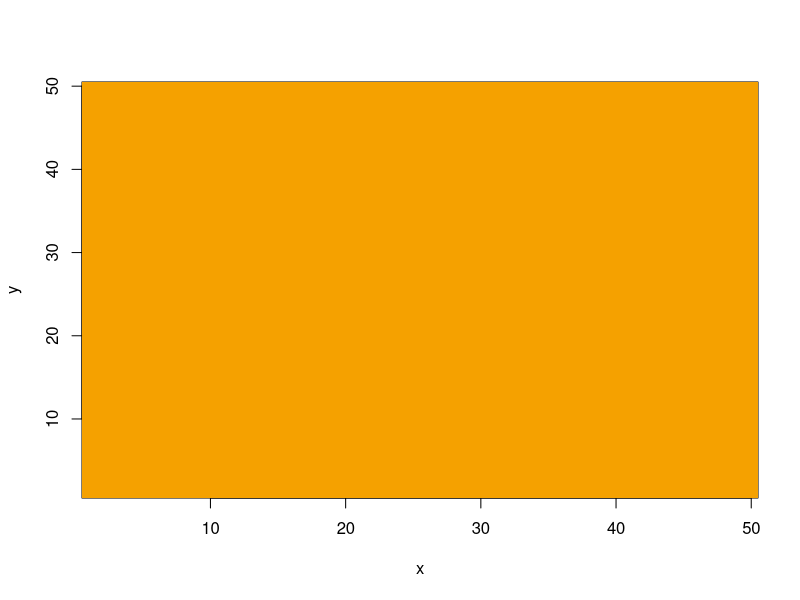
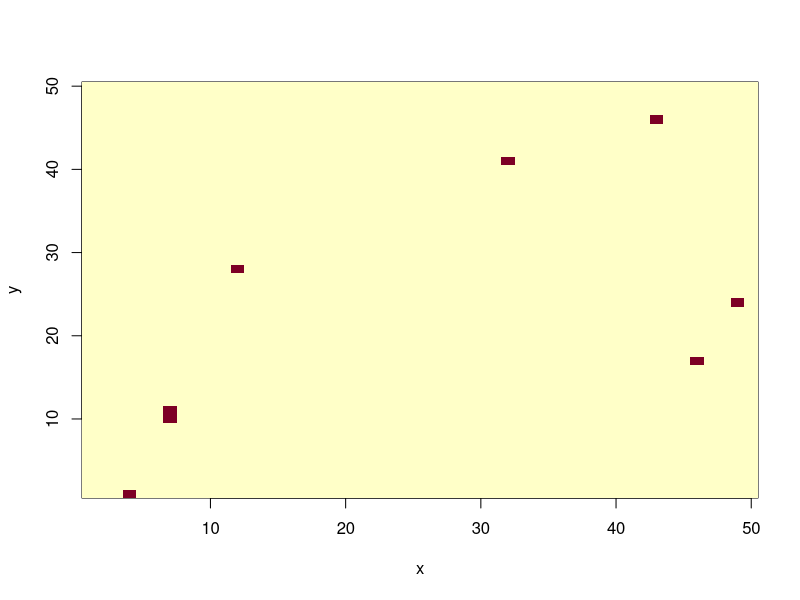
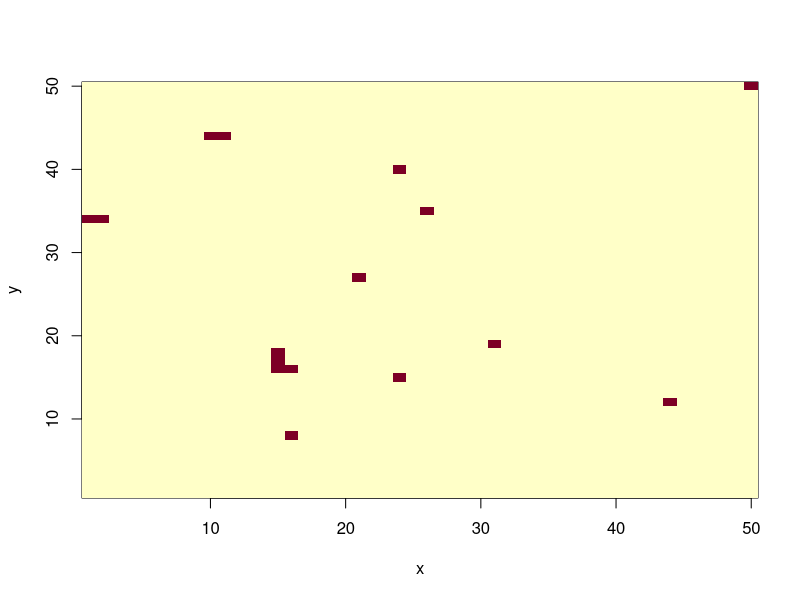
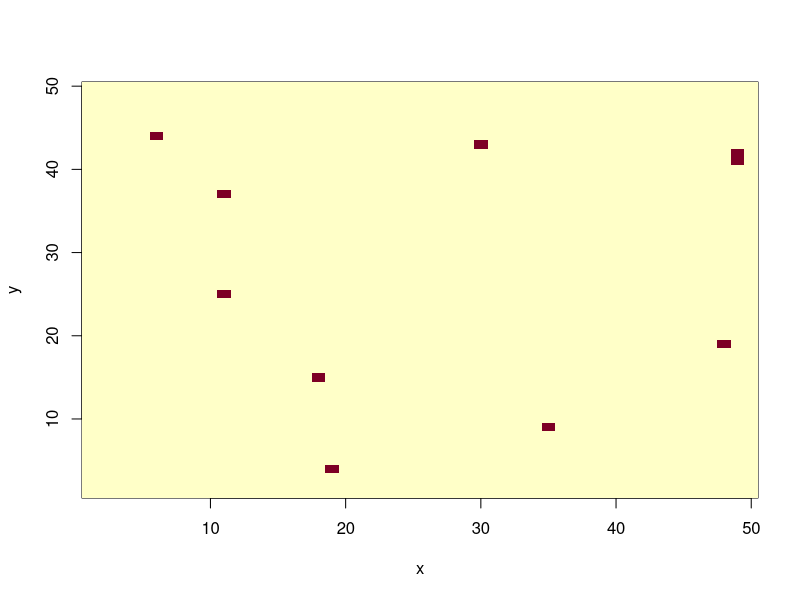
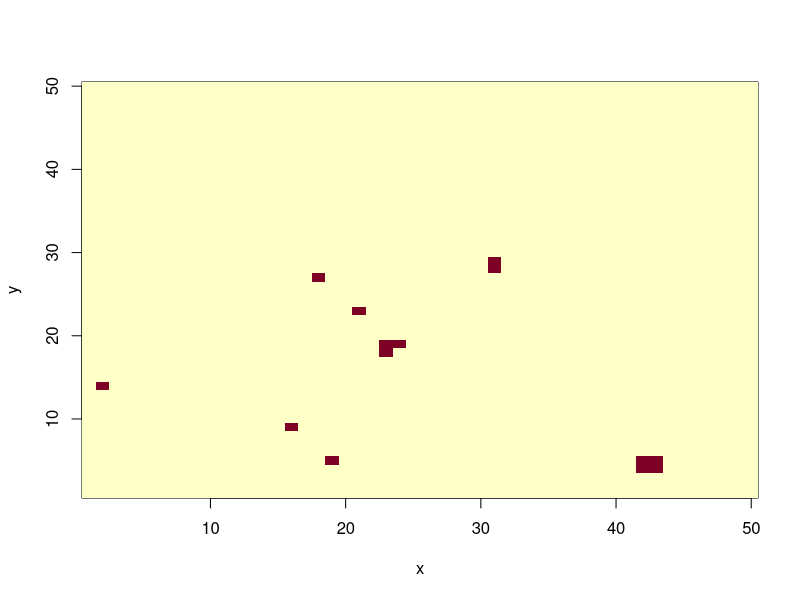
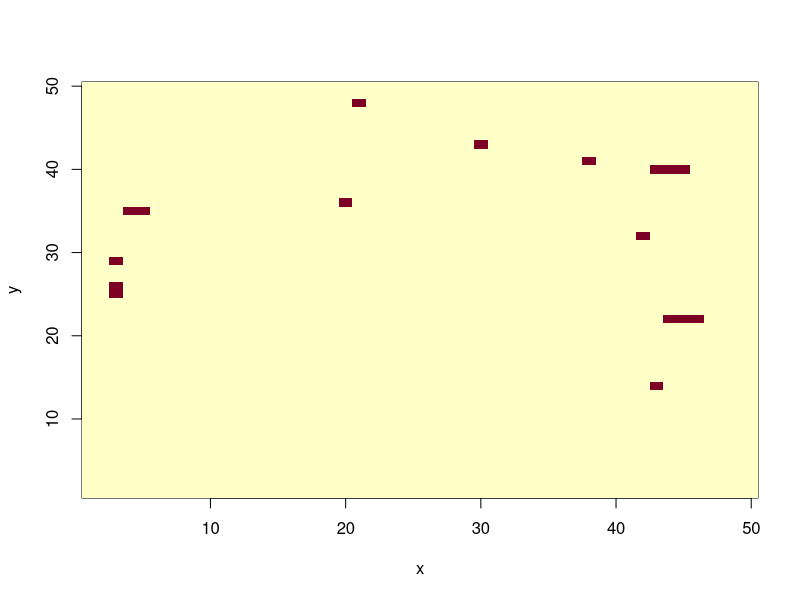
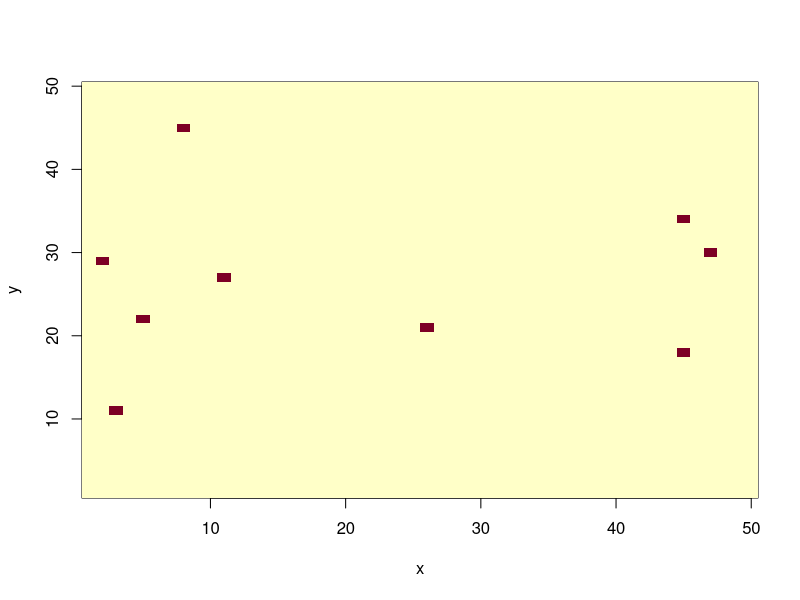
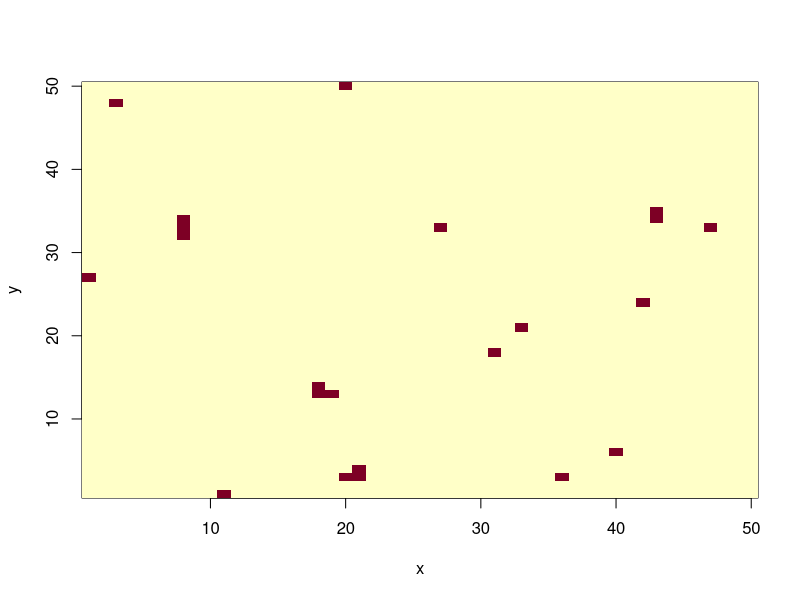

The R source for these figures, in order: (Note: a time limit stopped this script after it produced the figures.)
######################################################
### Numerical Simulation of the Ising model        ###
### by Markus Kirkines                             ###
### WT 2017 University of Bonn                     ###
### Computational Physics Course                   ###
######################################################


### set numerical and physical parameters

mc_steps <- 1500   ### 1 MC-Step is N^2 (possible spin-flip) steps
dim_N <- 50        ### dimension of the lattice N^2
J <- 1             ### coupling strength of Hamiltonian (J>0: ferromagnetic behaviour)
k_b <- 1           ### boltzmann constant
T_start <- 1.4     ### start temperature
T_end <- 3.2       ### end temperature
step_size <- 0.025 ### temperature step
iterations <- (T_end-T_start)/step_size ### number of iterations of the main loop
beta <- 1/(k_b*T_start) ### reciprocal temperature

### This function calculates the value of the Energy
### for a given spin.
### The boundary conditions for the nearest neighbours 
### are implemented via the differt if-conditions.
get_spin_energy <- function(mat,i,j){ 
	if(!is.matrix(mat)){
		stop("Argument must be a matrix")
	} else if (i==1 && j==1){
		x=(mat[i+1,j]+mat[i,j+1]+mat[dim_N,j]+mat[i,dim_N])
	} else if (i==dim_N && j==dim_N){
		x=(mat[i-1,j]+mat[i,j-1]+mat[1,j]+mat[i,1])
	} else if (i==dim_N && j==1){
		x=(mat[i-1,j]+mat[i,j+1]+mat[1,j]+mat[i,dim_N])
	} else if (i==1 && j==dim_N){
		x=(mat[i+1,j]+mat[i,j-1]+mat[i,1]+mat[dim_N,j])
	} else if (i==1){
		x=(mat[i+1,j]+mat[i,j+1]+mat[i,j-1]+mat[dim_N,j])
	} else if (i==dim_N){
		x=(mat[i-1,j]+mat[i,j+1]+mat[i,j-1]+mat[1,j])
	} else if (j==1){
		x=(mat[i+1,j]+mat[i-1,j]+mat[i,j+1]+mat[i,dim_N])
	} else if (j==dim_N){
		x=(mat[i+1,j]+mat[i-1,j]+mat[i,j-1]+mat[i,1])
	} else {
		x=(mat[i+1,j]+mat[i-1,j]+mat[i,j-1]+mat[i,j+1])
	}
	return(J*mat[i,j]*x)
}

### This function calculates the total energy 
### of the spin configuration.
### All spin energies are added up and then divided by 4 
### (because of 4 nearest neighbours) and by the number of
### spin particles N².
get_total_energy <-function(mat){
  total <- 0
  for(i in 1:dim_N){
    for(j in 1:dim_N){
      total = total - get_spin_energy(mat,i,j)
    }
  }
  return(total/dim_N^2/4)
}

### This function calculates the absolute value of the 
### magnetisation per spin.
### All the spins are added up and the sum is divided
### by the total number of spin particles N².
get_mag_per_s <- function(mat){
  mag <- 0
  mag = sum(mat)
  mag = abs(mag)
  return(1/dim_N^2*mag)
}

### Hot Spin configuration:
### This function randomly sets up the spins in the lattice with
### values either 1 or -1
init_spin_config_hot <- function(mat){
  for(i in 1:dim_N){
    for(j in 1:dim_N){
      if(runif(n=1,min=-1,max=1)>=0){
        mat[i,j]<- 1
      } else{
        mat[i,j]<- -1
      }
    }
  }
  return(mat)
}

### Cold Spin configuration:
### This function sets up the spins in the lattice all 
### facing in one direction.
init_spin_config_cold <- function(mat){
  for(i in 1:dim_N){
    for(j in 1:dim_N){
      mat[i,j]=-1
    }
  }
  return(mat)
}

####################
### MAIN PROGRAM ###
####################
lattice <- array(rep(0,dim_N^2), dim=c(dim_N,dim_N)) ### initialize matrix
lattice <- init_spin_config_cold(lattice) ### write all alligned spins into matrix
mag_list <- rep(0,iterations) ### create lists to safe magnetization
ene_list <- rep(0,iterations) ### and energies.
x <- (1:nrow(lattice)) ### put the lattice dimensions as an array
y <- (1:ncol(lattice)) ### for better plotting

### Print the image of the initialized lattice
image(x,y,lattice)
ptm <- proc.time() ### The current time is saved in ptm
pb <- txtProgressBar(min = 0, max = iterations, style = 3) ### set up a progress bar
for (tmp in 1:iterations){ ### MAIN LOOP (iterating over different temperatures)
  T_current <- T_start+(tmp-1)*step_size ### calculate the current temperature
  beta <- 1/(k_b*T_current) ### update beta
  for (step in 1:mc_steps){ ### simulation loop for a single temperature
    for (count in 1:dim_N^2){ ### each step runs N² times
      i <- round(sample(1:dim_N,1)) ### get random coordinates
      j <- round(sample(1:dim_N,1))
      delta_E<-2*get_spin_energy(lattice,i,j) ### calculate possible energy difference
      if (delta_E < 0){ ### check if spin has to be flipped
        lattice[i,j]=-lattice[i,j]
      } else if (exp(-delta_E*beta) >= runif(n=1,min=0,max=1)) {
        lattice[i,j]=-lattice[i,j]
      }
    }
    if (step %% 50 == 0){
      image(x,y,lattice) ### show current lattice
    }
  }
  mag_list[tmp]=get_mag_per_s(lattice) ### save current maginization
  ene_list[tmp]=get_total_energy(lattice) ### and energy to their lists
  lattice <- init_spin_config_cold(lattice) ### reinitialize lattice for the next run
  setTxtProgressBar(pb, tmp) ### update progressbar
}
close(pb) ### close progressbar
print(proc.time() - ptm) ### get elapsed time and print it

### Plot Magnetization and Energy vs Temperaure and write data to file
ttemp <- (1:iterations)
ttemp = T_start+(ttemp-1)*step_size
plot(ttemp,mag_list, xlab = "Temperature",ylab = "Magnetization |m|")
plot(ttemp,ene_list, xlab = "Temperature",ylab = "Total Energy")
df <- data.frame(ttemp,mag_list,ene_list)
write.table(df, "mydata.txt", sep="\t") 
